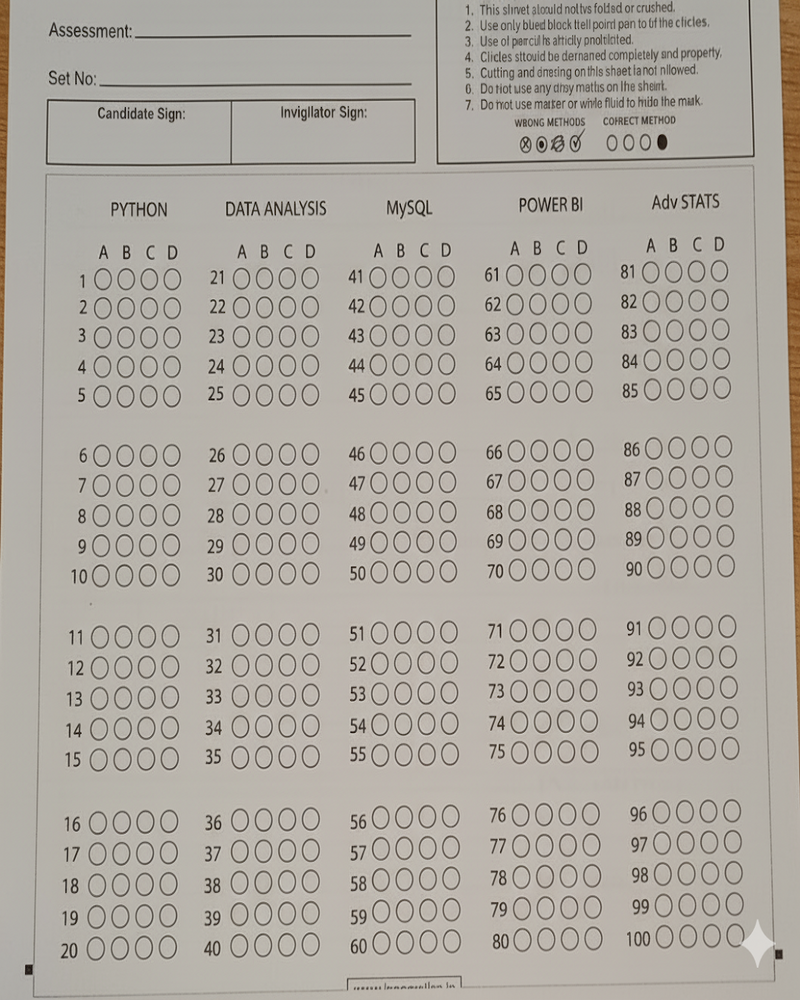
#> input picture omr_processing/omr_template.png, 800 x 1000 px
$ python -i utils.py   (imports and definitions only)
#> lines starting #> are read from the running program, lines starting #| are printed output that depends on the picture; after the words box and inside, x2 and y2 are one past the last pixel; in counts of white or black regions, pixels touching at a corner belong together
import cv2
import numpy as np

def preprocess_image(image_path):
    image = cv2.imread(image_path)
    if image is None:
        raise ValueError(f"Could not read image at path: {image_path}")
    gray = cv2.cvtColor(image, cv2.COLOR_BGR2GRAY)
    blurred = cv2.GaussianBlur(gray, (5, 5), 0)
    edged = cv2.Canny(blurred, 75, 200)
    return image, gray, edged

def find_fiducial_markers(gray_image):
    """
    Finds the four black square fiducial markers at the corners of the answer grid.
    These markers are more reliable for perspective correction than the page contour.
    """
    # Threshold the image to get only black squares
    thresh = cv2.threshold(gray_image, 120, 255, cv2.THRESH_BINARY_INV)[1]
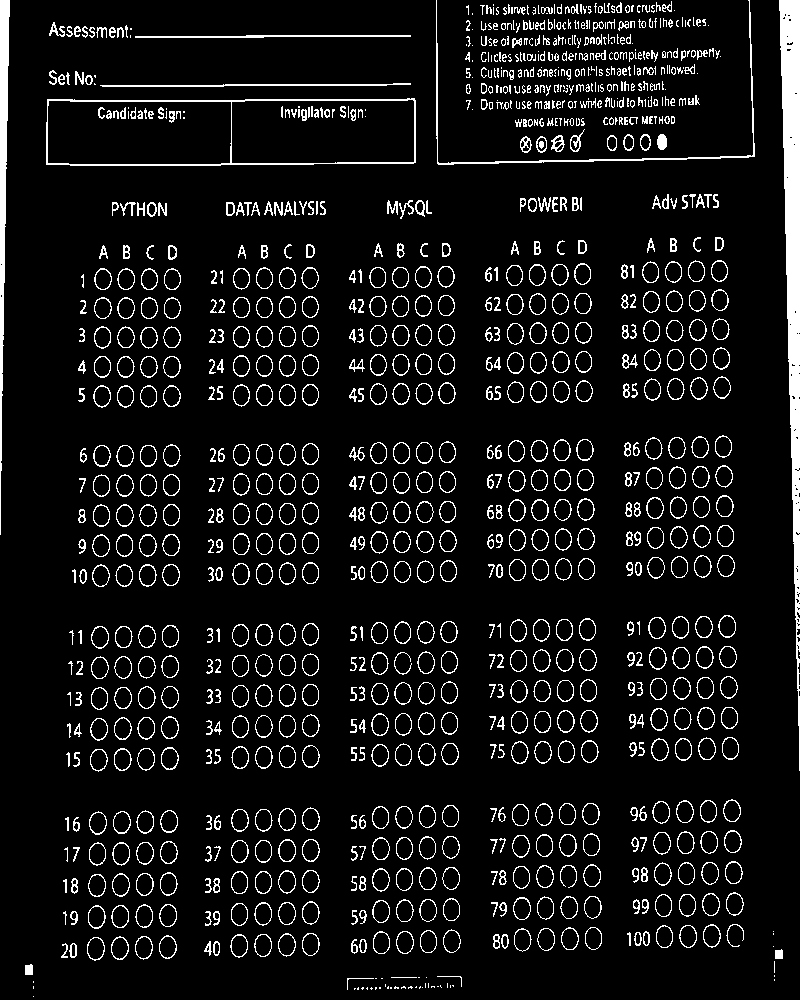
#> thresh: shape (1000, 800); 8.1% white in thin lines or dots

    # Find contours
    contours, _ = cv2.findContours(thresh, cv2.RETR_EXTERNAL, cv2.CHAIN_APPROX_SIMPLE)
#> contours = 1022 contours, 384 with area under 20; largest, box (x1, y1, x2, y2) and area: (46, 98, 416, 166) 23846, (779, 0, 800, 771) 7242, (0, 0, 10, 535) 2074, (436, 0, 755, 165) 547, (87, 937, 105, 961) 312

    marker_contours = []
    for c in contours:
        peri = cv2.arcLength(c, True)
        approx = cv2.approxPolyDP(c, 0.04 * peri, True)

        # Markers should be roughly square and have 4 corners
        if len(approx) == 4:
            (x, y, w, h) = cv2.boundingRect(approx)
            aspect_ratio = w / float(h)

            # Filter by aspect ratio and a reasonable area to find squares
            if 0.9 <= aspect_ratio <= 1.1 and cv2.contourArea(c) > 100:
                marker_contours.append(approx)
#> this loop made 1022 passes
#> (c, peri, approx, x, y, w, h, aspect_ratio) on pass 6: ([[375, 987], [375, 989], [376, 988], [376, 987]], 5.41, [[376, 987], [375, 987], [375, 989], [376, 988]], 375, 987, 2, 3, 0.667)
#> (peri, approx, x, y, w, h, aspect_ratio) on passes 4, 5, 7, 10, 13, 18: (4, [[390, 987], [390, 988], [391, 988], [391, 987]], 390, 987, 2, 2, 1), (4, [[379, 987], [379, 988], [380, 988], [380, 987]], 379, 987, 2, 2, 1), (5.66, [[371, 987], [370, 988], [371, 989], [372, 988]], 370, 987, 3, 3, 1), (5.41, [[358, 987], [357, 988], [357, 989], [358, 989]], 357, 987, 2, 3, 0.667), (4.83, [[420, 986], [419, 987], [419, 988], [420, 987]], 419, 986, 2, 3, 0.667), (5.41, [[388, 986], [387, 987], [387, 988], [388, 988]], 387, 986, 2, 3, 0.667)
#> after the loop, marker_contours = []

    # We expect exactly 4 markers
    if len(marker_contours) == 4:
        # Sort contours by their y-coordinate
        marker_contours = sorted(marker_contours, key=lambda c: cv2.boundingRect(c)[1])

        # Top two and bottom two
        top_two = sorted(marker_contours[:2], key=lambda c: cv2.boundingRect(c)[0])
        bottom_two = sorted(marker_contours[2:], key=lambda c: cv2.boundingRect(c)[0])

        # Return in order: top-left, top-right, bottom-right, bottom-left
        return np.array([top_two[0], top_two[1], bottom_two[1], bottom_two[0]], dtype="int32")

    return None

def apply_perspective_transform(image, pts, width=800, height=1000):
    rect = pts.reshape(4, 2).astype("float32")

    # The destination points for the transform
    dst = np.array([
        [0, 0],
        [width - 1, 0],
        [width - 1, height - 1],
        [0, height - 1]], dtype="float32")

    # Compute the perspective transform matrix and apply it
    M = cv2.getPerspectiveTransform(rect, dst)
    warped = cv2.warpPerspective(image, M, (width, height))
    return warped

def sort_contours(cnts, method="left-to-right"):
    reverse = False
    i = 0
    if method in ["right-to-left", "bottom-to-top"]:
        reverse = True
    if method in ["top-to-bottom", "bottom-to-top"]:
        i = 1

    boundingBoxes = [cv2.boundingRect(c) for c in cnts]
    (cnts, boundingBoxes) = zip(*sorted(zip(cnts, boundingBoxes),
        key=lambda b: b[1][i], reverse=reverse))

    return cnts, boundingBoxes

>>> import cv2
>>> picture = cv2.imread('omr_template.png', cv2.IMREAD_GRAYSCALE)
>>> result = find_fiducial_markers(picture)
